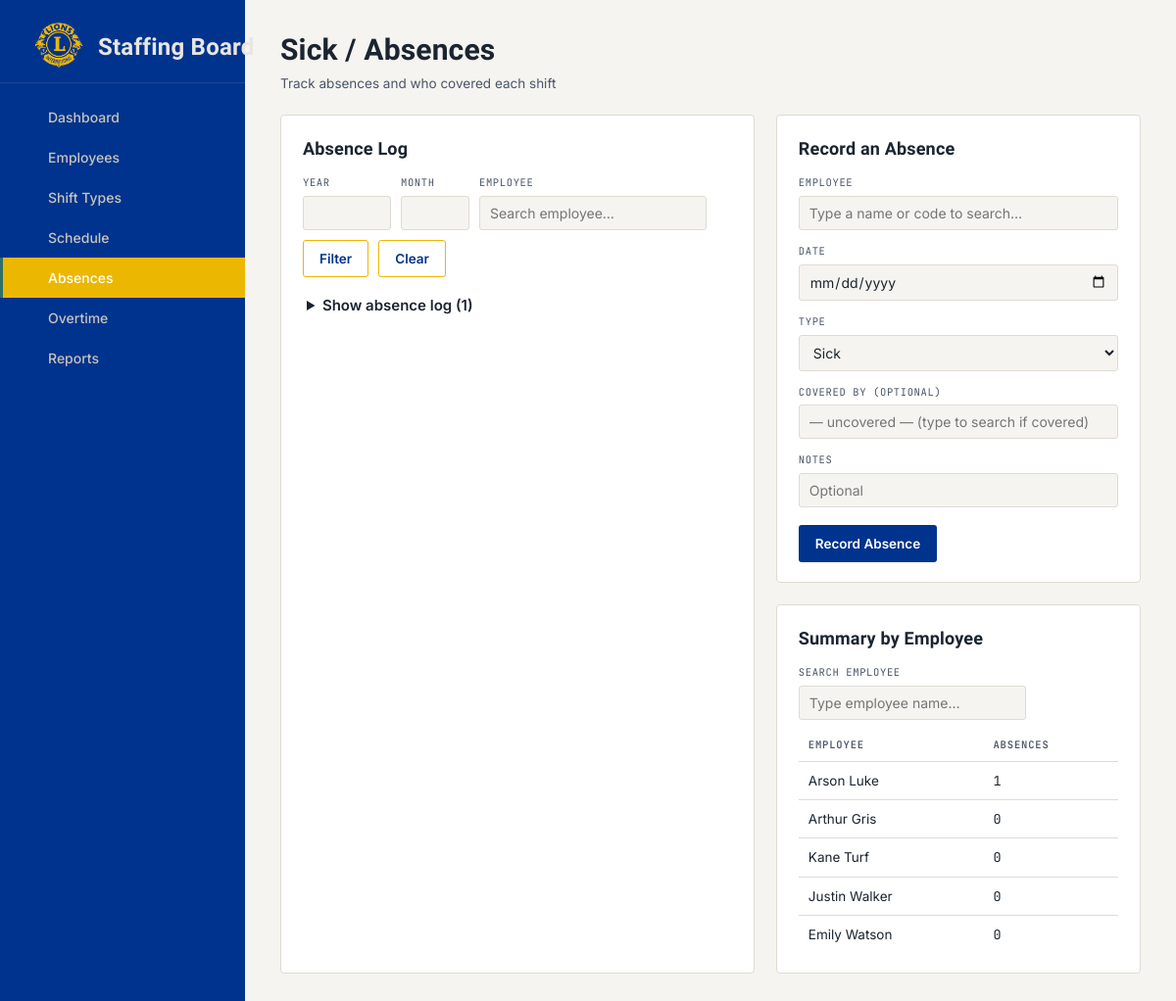
The page /absences on the database its author committed.
### tables this page shows
CREATE TABLE employees (
            id INTEGER PRIMARY KEY AUTOINCREMENT,
            employee_code TEXT UNIQUE NOT NULL,
            first_name TEXT NOT NULL,
            last_name TEXT NOT NULL,
            position TEXT,
            department TEXT,
            eft REAL NOT NULL DEFAULT 1.0,
            hire_date TEXT,
            phone TEXT,
            email TEXT,
            status TEXT NOT NULL DEFAULT 'Active',   -- Active / Inactive
            notes TEXT
        , ot_daily_threshold_hours REAL, ot_biweekly_threshold_hours REAL);

### app.py (the view)
@app.route("/absences")
def absences():
    year = request.args.get("year")
    month = request.args.get("month")
    employee_id = request.args.get("employee_id")
    year = int(year) if year else None
    month = int(month) if month else None
    employee_id = int(employee_id) if employee_id and employee_id.isdigit() else None
    rows = ab.list_absences(employee_id=employee_id, year=year, month=month)
    summary = ab.absence_summary_by_employee(year, month)
    if employee_id:
        summary = [s for s in summary if s["id"] == employee_id]
    selected_employee = emp.get_employee(employee_id) if employee_id else None
    return render_template("absences.html", active="absences", absences=rows,
                            summary=summary, year=year, month=month,
                            employees=emp.list_employees(status="Active"),
                            employees_options=employee_search_options(),
                            employee_id=employee_id,
                            employee_filter_label=(
                                f"{selected_employee['first_name']} {selected_employee['last_name']} ({selected_employee['employee_code']})"
                                if selected_employee else ""
                            ))

### app.py (called while the page is built)
def employee_search_options(status="Active"):
    return [
        {"id": e["id"], "label": f"{e['first_name']} {e['last_name']} ({e['employee_code']})"}
        for e in emp.list_employees(status=status)
    ]

### ems/absences.py (called while the page is built)
def absence_summary_by_employee(year=None, month=None):
    conn = get_connection()
    query = """
        SELECT e.id, e.employee_code, e.first_name, e.last_name, COUNT(a.id) AS absence_count
        FROM employees e
        LEFT JOIN absences a ON a.employee_id = e.id
    """
    params = []
    if year and month:
        query += " AND strftime('%Y', a.absence_date) = ? AND strftime('%m', a.absence_date) = ?"
        params.extend([f"{year:04d}", f"{month:02d}"])
    query += " GROUP BY e.id ORDER BY absence_count DESC, e.last_name"
    rows = conn.execute(query, params).fetchall()
    conn.close()
    return [dict(r) for r in rows]

### ems/database.py (called while the page is built)
def get_connection():
    conn = sqlite3.connect(DB_PATH)
    conn.execute("PRAGMA foreign_keys = ON")
    conn.row_factory = sqlite3.Row
    return conn

### ems/employees.py (called while the page is built)
def list_employees(status=None, search=None):
    conn = get_connection()
    query = "SELECT * FROM employees WHERE 1=1"
    params = []
    if status:
        query += " AND status = ?"
        params.append(status)
    if search:
        query += " AND (first_name LIKE ? OR last_name LIKE ? OR employee_code LIKE ?)"
        like = f"%{search}%"
        params.extend([like, like, like])
    query += " ORDER BY last_name, first_name"
    rows = conn.execute(query, params).fetchall()
    conn.close()
    return [dict(r) for r in rows]

### templates/absences.html (shortened to what this page needs)
{% extends "base.html" %}
{% block content %}
<div class="topbar">
  <div>
    <h2>Sick / Absences</h2>
    <div class="subtitle">Track absences and who covered each shift</div>
  </div>
</div>
<div class="two-col">
  <div class="card">
    <div class="card-head">
      <h3>Absence Log</h3>
    </div>
    <div class="filter-bar">
      <form method="get">
        <div class="field">
          <label for="year">Year</label>
          <input type="number" id="year" name="year" value="{{ year or '' }}" style="width:90px;">
        </div>
        <div class="field">
          <label for="month">Month</label>
          <input type="number" id="month" name="month" min="1" max="12" value="{{ month or '' }}" style="width:70px;">
        </div>
        <div class="field field-full emp-search" data-employee-search data-employees='{{ employees_options|tojson }}'>
          <label for="employee_search_absence_filter">Employee</label>
          <input type="text" id="employee_search_absence_filter" autocomplete="off"
                 placeholder="Search employee…" value="{{ employee_filter_label or '' }}"
                 data-role="emp-search-input">
        </div>
        <button type="submit" class="btn btn-ghost">Filter</button>
        <a href="{{ url_for('absences') }}" class="btn btn-ghost">Clear</a>
      </form>
    </div>
    {% if absences %}
    <details style="margin: 0 0 12px;">
      <summary style="cursor:pointer; font-weight:600; padding: 0 4px 10px;">
        Show absence log ({{ absences|length }})
      </summary>
    </details>
    {% else %}
    <div class="empty-state">No absences recorded for this filter.</div>
    {% endif %}
  </div>
  <div>
    <div class="card">
      <div class="card-head"><h3>Record an Absence</h3></div>
      {% if employees %}
      <form method="post" action="{{ url_for('absence_new') }}">
        <div class="form-grid">
          <div class="field field-full emp-search" data-employee-search
               data-employees='{{ employees_options|tojson }}'>
            <label for="employee_search_absent">Employee</label>
            <input type="text" id="employee_search_absent" autocomplete="off" required
                   placeholder="Type a name or code to search…"
                   data-role="emp-search-input">
          </div>
          <div class="field">
            <label for="absence_date">Date</label>
            <input type="date" id="absence_date" name="absence_date" required>
          </div>
          <div class="field">
            <label for="reason">Type</label>
            <select id="reason" name="reason">
              <option value="Sick">Sick</option>
            </select>
          </div>
          <div class="field field-full emp-search" data-employee-search
               data-employees='{{ employees_options|tojson }}'
               data-allow-empty="true" data-empty-label="— uncovered —">
            <label for="employee_search_covered">Covered By (optional)</label>
            <input type="text" id="employee_search_covered" autocomplete="off"
                   placeholder="— uncovered — (type to search if covered)"
                   data-role="emp-search-input">
          </div>
          <div class="field field-full">
            <label for="notes">Notes</label>
            <input type="text" id="notes" name="notes" placeholder="Optional">
          </div>
        </div>
        <div class="form-actions">
          <button type="submit" class="btn btn-primary">Record Absence</button>
        </div>
      </form>
      {% else %}
      <div class="empty-state">Add active employees first.</div>
      {% endif %}
    </div>
    <div class="card" data-table-search-root>
      <div class="card-head"><h3>Summary by Employee</h3></div>
      <div class="filter-bar" style="padding-left:0; padding-right:0; margin-bottom:10px;">
        <div class="field field-full">
          <label for="absence_summary_search">Search employee</label>
          <input type="search" id="absence_summary_search" placeholder="Type employee name…" data-table-search data-table-search-for="#absence_summary_table">
        </div>
      </div>
      {% if summary %}
      <table id="absence_summary_table">
        <thead><tr><th>Employee</th><th>Absences</th></tr></thead>
        <tbody>
          {% for s in summary %}
          <tr>
            <td>{{ s.first_name }} {{ s.last_name }}</td>
            <td class="num-cell">{{ s.absence_count }}</td>
          </tr>
          {% endfor %}
        </tbody>
      </table>
      {% else %}
      <div class="empty-state">No data.</div>
      {% endif %}
    </div>
  </div>
</div>
{% endblock %}

### static/style.css (style rules this page uses)
:root { --ink: #1B2430; --ink-soft: #4A5568; --paper: #F5F4F0; --paper-raised: #FFFFFF; --line: #DEDBD3; --accent: #2F6F6B; --accent-dark: #234F4C; --amber: #C97F2A; --amber-bg: #FBEEDD; --today-bg:#d5e0f3; --rust: #B24C3E; --rust-bg: #F7E4E1; --green: #4B8B6F; --green-bg: #E4F0EA; --slate-bg: #E9E7E1; --purple-bg: #ebe2f8 ; --lions-blue: #00338D; --ink-blue:#00338D; --lions-gold: #EBB700; --font-display: 'Barlow Condensed', 'Arial Narrow', sans-serif; --font-body: 'Inter', -apple-system, BlinkMacSystemFont, 'Segoe UI', sans-serif; --font-mono: 'JetBrains Mono', 'SFMono-Regular', Consolas, monospace; }
* { box-sizing: border-box; }
html, body { margin: 0; padding: 0; background: var(--paper); color: var(--ink); font-family: var(--font-body); font-size: 15px; line-height: 1.5; }
a { color: var(--accent-dark); text-decoration: none; }
.topbar { display: flex; justify-content: space-between; align-items: baseline; margin-bottom: 22px; flex-wrap: wrap; gap: 10px; }
.topbar h2 { font-family: var(--font-display); font-weight: 600; font-size: 30px; margin: 0; letter-spacing: 0.005em; }
.topbar .subtitle { color: var(--ink-soft); font-size: 13.5px; margin-top: 2px; }
.card { background: var(--paper-raised); border: 1px solid var(--line); border-radius: 4px; padding: 20px 22px; margin-bottom: 22px; }
.card-head { display: flex; justify-content: space-between; align-items: center; margin-bottom: 14px; }
.card-head h3 { font-family: var(--font-display); font-size: 18px; font-weight: 600; margin: 0; letter-spacing: 0.01em; }
table { width: 100%; border-collapse: collapse; font-size: 13.5px; }
thead th { text-align: left; font-family: var(--font-mono); font-size: 10.5px; letter-spacing: 0.08em; text-transform: uppercase; color: var(--ink-soft); border-bottom: 1px solid var(--line); padding: 8px 10px; font-weight: 600; }
tbody td { padding: 9px 10px; border-bottom: 1px solid var(--line); vertical-align: middle; }
tbody tr:last-child td { border-bottom: none; }
.num-cell { font-family: var(--font-mono); }
.form-grid { display: grid; grid-template-columns: repeat(auto-fit, minmax(200px, 1fr)); gap: 14px 18px; }
.field { display: flex; flex-direction: column; gap: 5px; }
.field label { font-family: var(--font-mono); font-size: 10.5px; letter-spacing: 0.06em; text-transform: uppercase; color: var(--ink-soft); }
.field input, .field select, .field textarea { font-family: var(--font-body); font-size: 14px; padding: 8px 10px; border: 1px solid var(--line); border-radius: 3px; background: var(--paper); color: var(--ink); }
.field-full { grid-column: 1 / -1; }
.form-actions { margin-top: 18px; display: flex; gap: 10px; align-items: center; }
.btn { font-family: var(--font-body); font-size: 13.5px; font-weight: 600; padding: 8px 16px; border-radius: 3px; border: 1px solid transparent; cursor: pointer; display: inline-flex; align-items: center; gap: 6px; line-height: 1.5; }
.btn-primary { background: var(--lions-blue); color: #fff; }
.btn-ghost { background: transparent; border-color: var(--lions-gold); color: var(--ink-blue); }
.filter-bar { display: flex; gap: 10px; align-items: end; flex-wrap: wrap; margin-bottom: 18px; }
.filter-bar form { display: flex; gap: 10px; align-items: end; flex-wrap: wrap; }
.two-col { display: grid; grid-template-columns: 1.3fr 1fr; gap: 22px; }
.emp-search { position: relative; }

### rows shown on the page
employees: first_name "Arson", last_name "Luke", absence_count "1"
employees: first_name "Arthur", last_name "Gris", absence_count "0"
employees: first_name "Kane", last_name "Turf", absence_count "0"
employees: first_name "Justin", last_name "Walker", absence_count "0"
employees: first_name "Emily", last_name "Watson", absence_count "0"

### other values the page prints
{{ absences|length }} "1"
